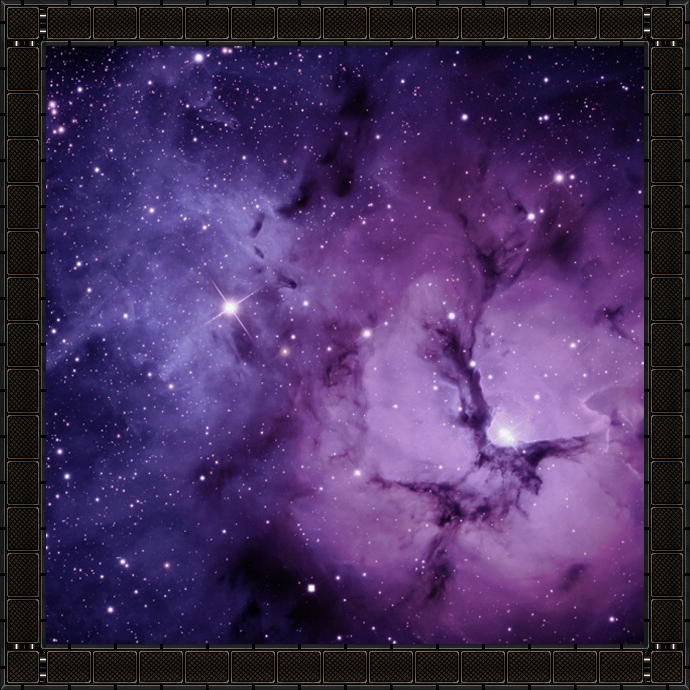

A 2D game scene composited from a Tiled map and its tileset images. What follows is a short description and the map's XML, with every tile layer's data as written:
An orthogonal 15x15 tile map with 46x46 px tiles, 3 tile layers (Border, nivel1, infinito), 8 tilesets and 6 objects (Spawn1, Spawn2, Spawn3, Spawn4, Ending1, ...).

<map version="1.0" tiledversion="1.1.5" orientation="orthogonal" renderorder="right-down" width="15" height="15" tilewidth="46" tileheight="46" infinite="0" nextobjectid="9">
 <tileset firstgid="1" name="tile-1-corner-right-top" tilewidth="46" tileheight="46" tilecount="1" columns="1">
  <image source="tile-1-corner-right-top.gif" width="46" height="46" />
 </tileset>
 <tileset firstgid="2" name="tile-1-corner-left-bottom" tilewidth="46" tileheight="46" tilecount="1" columns="1">
  <image source="tile-1-corner-left-bottom.gif" width="46" height="46" />
 </tileset>
 <tileset firstgid="3" name="tile-1-corner-left-top" tilewidth="46" tileheight="46" tilecount="1" columns="1">
  <image source="tile-1-corner-left-top.gif" width="46" height="46" />
 </tileset>
 <tileset firstgid="4" name="tile-1-corner-right-bottom" tilewidth="46" tileheight="46" tilecount="1" columns="1">
  <image source="tile-1-corner-right-bottom.gif" width="46" height="46" />
 </tileset>
 <tileset firstgid="5" name="tile-1-horizontal" tilewidth="46" tileheight="46" tilecount="1" columns="1">
  <image source="tile-1-horizontal.gif" width="46" height="46" />
 </tileset>
 <tileset firstgid="6" name="tile-1-vertical" tilewidth="46" tileheight="46" tilecount="1" columns="1">
  <image source="tile-1-vertical.gif" width="46" height="46" />
 </tileset>
 <tileset firstgid="7" name="img1" tilewidth="46" tileheight="46" tilecount="196" columns="14">
  <image source="img1.png" width="644" height="644" />
 </tileset>
 <tileset firstgid="203" name="img2" tilewidth="46" tileheight="46" tilecount="196" columns="14">
  <image source="img2.png" width="644" height="644" />
 </tileset>
 <layer name="Border" width="15" height="15" locked="1">
  <data encoding="csv">
3,5,5,5,5,5,5,5,5,5,5,5,5,5,1,
6,0,0,0,0,0,0,0,0,0,0,0,0,0,6,
6,0,0,0,0,0,0,0,0,0,0,0,0,0,6,
6,0,0,0,0,0,0,0,0,0,0,0,0,0,6,
6,0,0,0,0,0,0,0,0,0,0,0,0,0,6,
6,0,0,0,0,0,0,0,0,0,0,0,0,0,6,
6,0,0,0,0,0,0,0,0,0,0,0,0,0,6,
6,0,0,0,0,0,0,0,0,0,0,0,0,0,6,
6,0,0,0,0,0,0,0,0,0,0,0,0,0,6,
6,0,0,0,0,0,0,0,0,0,0,0,0,0,6,
6,0,0,0,0,0,0,0,0,0,0,0,0,0,6,
6,0,0,0,0,0,0,0,0,0,0,0,0,0,6,
6,0,0,0,0,0,0,0,0,0,0,0,0,0,6,
6,0,0,0,0,0,0,0,0,0,0,0,0,0,6,
2,5,5,5,5,5,5,5,5,5,5,5,5,5,4
</data>
 </layer>
 <objectgroup name="Spawn">
  <object id="2" name="Spawn1" x="0" y="0" width="45.3333" height="45.3333">
   <properties>
    <property name="ativo" type="bool" value="false" />
   </properties>
  </object>
  <object id="3" name="Spawn2" x="0" y="644" width="46" height="46" />
  <object id="4" name="Spawn3" x="644" y="0" width="46" height="46" />
  <object id="5" name="Spawn4" x="644" y="644" width="46" height="46" />
 </objectgroup>
 <objectgroup name="Ending">
  <object id="1" name="Ending1" x="644" y="644" width="46" height="46">
   <properties>
    <property name="ativo" type="bool" value="false" />
   </properties>
  </object>
  <object id="8" name="Ending2" x="322" y="322" width="46" height="46" />
 </objectgroup>
 <layer name="nivel1" width="15" height="15">
  <data encoding="csv">
0,0,0,0,0,0,0,0,0,0,0,0,0,0,0,
0,7,8,9,10,11,12,13,14,15,16,17,18,19,6,
0,21,22,23,24,25,26,27,28,29,30,31,32,33,6,
0,35,36,37,38,39,40,41,42,43,44,45,46,47,6,
0,49,50,51,52,53,54,55,56,57,58,59,60,61,6,
0,63,64,65,66,67,68,69,70,71,72,73,74,75,6,
0,77,78,79,80,81,82,83,84,85,86,87,88,89,6,
0,91,92,93,94,95,96,97,98,99,100,101,102,103,6,
0,105,106,107,108,109,110,111,112,113,114,115,116,117,6,
0,119,120,121,122,123,124,125,126,127,128,129,130,131,6,
0,133,134,135,136,137,138,139,140,141,142,143,144,145,6,
0,147,148,149,150,151,152,153,154,155,156,157,158,159,6,
0,161,162,163,164,165,166,167,168,169,170,171,172,173,6,
0,175,176,177,178,179,180,181,182,183,184,185,186,187,6,
0,5,5,5,5,5,5,5,5,5,5,5,5,5,4
</data>
 </layer>
 <layer name="infinito" width="15" height="15">
  <data encoding="csv">
3,5,5,5,5,5,5,5,5,5,5,5,5,5,1,
6,204,205,206,207,208,209,210,211,212,213,214,215,216,6,
6,218,219,220,221,222,223,224,225,226,227,228,229,230,6,
6,232,233,234,235,236,237,238,239,240,241,242,243,244,6,
6,246,247,248,249,250,251,252,253,254,255,256,257,258,6,
6,260,261,262,263,264,265,266,267,268,269,270,271,272,6,
6,274,275,276,277,278,279,280,281,282,283,284,285,286,6,
6,288,289,290,291,292,293,294,295,296,297,298,299,300,6,
6,302,303,304,305,306,307,308,309,310,311,312,313,314,6,
6,316,317,318,319,320,321,322,323,324,325,326,327,328,6,
6,330,331,332,333,334,335,336,337,338,339,340,341,342,6,
6,344,345,346,347,348,349,350,351,352,353,354,355,356,6,
6,358,359,360,361,362,363,364,365,366,367,368,369,370,6,
6,372,373,374,375,376,377,378,379,380,381,382,383,384,6,
2,5,5,5,5,5,5,5,5,5,5,5,5,5,4
</data>
 </layer>
</map>
